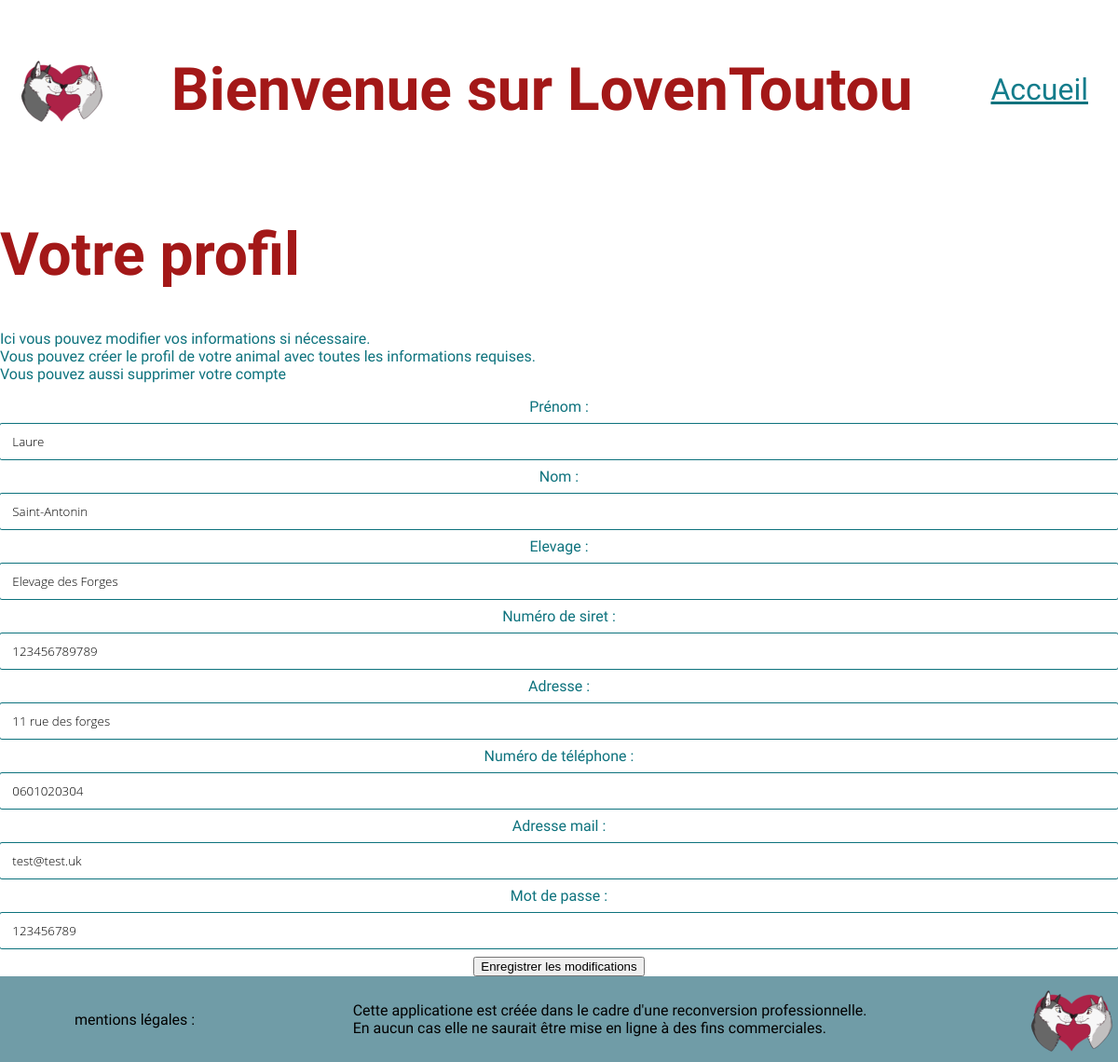
The app's page /edit_profile/ (signed in), older data.
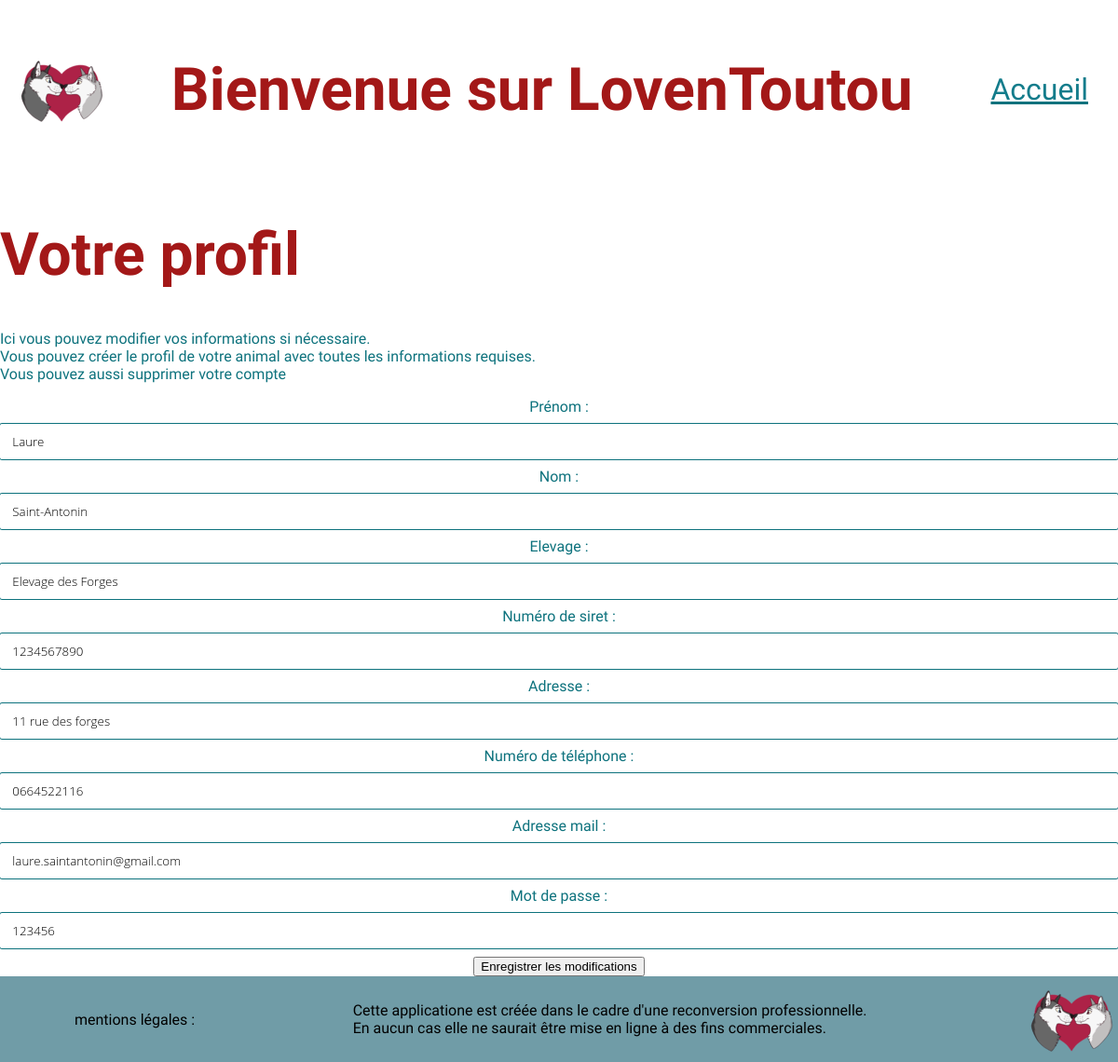
The same page, newer data.
### loventoutou/models.py (models this page shows, shortened)
class Owner(AbstractBaseUser):
    first_name = models.CharField('prénom', max_length=50)
    last_name = models.CharField('nom', max_length=50)
    breeding_name = models.CharField('elevage', max_length=70, default=None, blank=False, null=False)
    siret_number = models.PositiveBigIntegerField('numéro de siret', default=None, blank=False, null=False)
    complete_address = models.CharField('adresse', max_length=250, blank=False)
    phone_regex = RegexValidator(
        regex=r'^\d{10}$',  # Exemple : 1234567890 (10 chiffres)
        message="Le numéro de téléphone doit contenir 10 chiffres."
    )
    phone_number = models.CharField('numéro de téléphone',
        validators=[phone_regex],
        max_length=10,
        blank=False,  # Le champ doit contenir un numéro
    )
    mail_owner = models.CharField('adresse mail',
        max_length=255,
        validators=[EmailValidator()],
        blank=False,
        default=None,
        unique=True
    )
    password = models.CharField('mot de passe', max_length=128, default=None)
    is_active = models.BooleanField(default=True)
    is_staff = models.BooleanField(default=False)
    objects = OwnerManager()
    USERNAME_FIELD = 'mail_owner'
    REQUIRED_FIELDS = ['first_name', 'last_name', 'breeding_name', 'siret_number', 'complete_address ', 'phone_number']

### loventoutou/views.py (the view)
# urls.py: path('edit_profile/', views.edit_profile, name='edit_profile'),
@login_required
def edit_profile(request):
    user = request.user
    if request.method =='POST':
        form = OwnerForm(request.POST, instance=user)
        if form.is_valid():
            form.save()
            return redirect('/profil')
    else:
        form = OwnerForm(instance=user)
        return render(request, 'loventoutou/edit_profile.html', {'form': form})

### loventoutou/forms.py
class OwnerForm(ModelForm):
    class Meta:
        model = Owner
        fields = ["first_name", "last_name", "breeding_name", "siret_number", "complete_address", "phone_number", "mail_owner", "password"]

### loventoutou/templates/loventoutou/edit_profile.html (shortened to what this page needs)
<!DOCTYPE html>
<html lang="fr">
	<head>
		<link rel="stylesheet" href="../../static/CSS/index.css" />
	</head>
	<body>
		<header>
			<img src="../../static/logo/tinderToutouLogo_v3.5.png" alt="logo" />
			<h1><strong>Bienvenue sur LovenToutou</strong></h1>
			<nav class="topnav">
				<a onclick="window.location.href = '/';">Accueil</a>
			</nav>
		</header>
		<main>
			<h1>Votre profil</h1>
			<p>
				Ici vous pouvez modifier vos informations si nécessaire. <br />
				Vous pouvez créer le profil de votre animal avec toutes les informations
				requises. <br />
				Vous pouvez aussi supprimer votre compte
			</p>
			<form method="post">
				{% csrf_token %} {{ form.as_table }}
				<button type="submit">Enregistrer les modifications</button>
			</form>
		</main>
		<footer>
			<p class="p5">mentions légales :</p>
			<p>
				Cette applicatione est créée dans le cadre d'une reconversion
				professionnelle. <br />
				En aucun cas elle ne saurait être mise en ligne à des fins commerciales.
			</p>
			<img src="../../static/logo/tinderToutouLogo_v3.5.png" alt="logo" />
		</footer>
	</body>
</html>

### loventoutou/static/CSS/index.css (style rules this page uses)
body { font-family: "Prompt", sans-serif; min-height: 100%; margin: 0; padding: 0; color: #0d727d; display: flex; flex-direction: column; }
html { height: 100%; }
h1 { color: #a31818; display: flex; flex-direction: row; align-items: flex-start; justify-content: left; font-size: 4rem; }
header { display: flex; align-items: center; justify-content: space-between; padding: 1rem; }
footer { display: flex; flex-direction: row; background-color: #709ca7; align-content: flex-start; align-items: center; justify-content: space-between; bottom: 0; left: 0; right: 0; margin-top: auto; color: black; }
.topnav a { color: #137c8b; text-align: center; padding: 14px 16px; font-size: 2rem; text-decoration: underline #0d727d; }
.p5 { padding-left: 5rem; }
input { font-family: "Open Sans", sans-serif; font-weight: 300; width: 100%; margin: 8px 0; text-indent: 1em; padding: 10px 0; border-radius: 3px; border: 1px solid #0d727d; }
form { display: flex; align-items: center; justify-content: center; flex-direction: column; }

Row changes from the older to the newer data that the page shows:
changed Owner "Laure": siret_number "123456789789" → "1234567890"; phone_number "0601020304" → "0664522116"; mail_owner "test@test.uk" → "laure.saintantonin@gmail.com"; password "123456789" → "123456"
